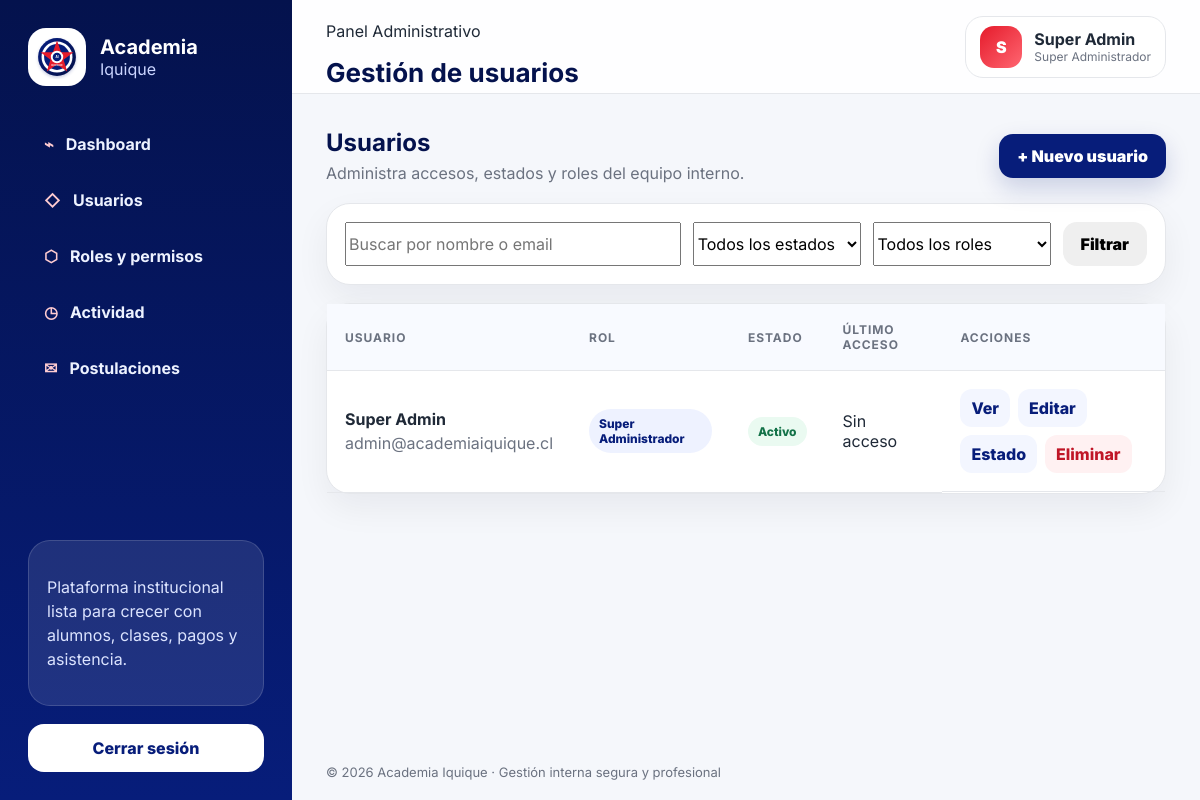
The app's page /users (signed in) with its own data.
### tables this page shows
CREATE TABLE users (
  id BIGINT UNSIGNED AUTO_INCREMENT PRIMARY KEY,
  name VARCHAR(150) NOT NULL,
  email VARCHAR(180) NOT NULL UNIQUE,
  password VARCHAR(255) NOT NULL,
  role_id BIGINT UNSIGNED NOT NULL,
  status ENUM('active','inactive') NOT NULL DEFAULT 'active',
  last_login_at TIMESTAMP NULL,
  created_at TIMESTAMP NULL DEFAULT CURRENT_TIMESTAMP,
  updated_at TIMESTAMP NULL DEFAULT CURRENT_TIMESTAMP ON UPDATE CURRENT_TIMESTAMP,
  CONSTRAINT fk_users_role FOREIGN KEY (role_id) REFERENCES roles(id)
);

CREATE TABLE roles (
  id BIGINT UNSIGNED AUTO_INCREMENT PRIMARY KEY,
  name VARCHAR(100) NOT NULL,
  slug VARCHAR(120) NOT NULL UNIQUE,
  description TEXT NULL,
  created_at TIMESTAMP NULL DEFAULT CURRENT_TIMESTAMP,
  updated_at TIMESTAMP NULL DEFAULT CURRENT_TIMESTAMP ON UPDATE CURRENT_TIMESTAMP
);

### core/Controller.php (called while the page is built, shortened)
<?php
abstract class Controller
{
    protected function view(string $view, array $data = [], ?string $layout = 'layouts/app'): void
    {
        extract($data, EXTR_SKIP);
        $layoutFile = App::root('app/Views/' . $layout . '.php');
        require $layoutFile;
    }
}

### app/Controllers/UserController.php (called while the page is built, shortened)
<?php
final class UserController extends Controller
{
    public function index(): void
    {
        Middleware::permission('gestionar_usuarios');
        $filters = ['q' => $_GET['q'] ?? '', 'status' => $_GET['status'] ?? '', 'role_id' => $_GET['role_id'] ?? ''];
        $this->view('users/index', ['title' => 'Gestión de usuarios', 'users' => (new User())->all($filters), 'roles' => (new Role())->all(), 'filters' => $filters]);
    }
}

### core/App.php (called while the page is built, shortened)
<?php
final class App
{
    private static string $root;
    private static array $config = [];
    private static string $basePath = '';
    public static function boot(string $root): void
    {
        self::$root = rtrim($root, '/');
        self::$config['app'] = require self::$root . '/config/app.php';
        date_default_timezone_set(self::$config['app']['timezone']);
        self::$basePath = self::detectBasePath();
        $router = new Router();
        $router->dispatch($_SERVER['REQUEST_METHOD'], self::requestPath());
    }
    public static function url(string $path = ''): string
    {
        $path = '/' . ltrim($path, '/');
        return (self::$basePath ?: '') . ($path === '/' ? '/' : $path);
    }
    private static function requestPath(): string
    {
        $path = parse_url($_SERVER['REQUEST_URI'] ?? '/', PHP_URL_PATH) ?: '/';
        return '/' . ltrim($path, '/');
    }
    private static function detectBasePath(): string
    {
        $script = str_replace('\\', '/', $_SERVER['SCRIPT_NAME'] ?? '');
        $base = rtrim(str_replace('\\', '/', dirname($script)), '/');
        return $base === '/' || $base === '.' ? '' : $base;
    }
    public static function autoload(string $class): void
    {
        foreach (['/core/', '/app/Controllers/', '/app/Models/'] as $path) {
            $file = self::$root . $path . $class . '.php';
            if (is_file($file)) {
                return;
            }
        }
    }
    public static function root(string $path = ''): string
    {
        return self::$root . ($path ? '/' . ltrim($path, '/') : '');
    }
}

### index.php (called while the page is built, shortened)
<?php
require_once __DIR__ . '/core/App.php';
App::boot(__DIR__);

### core/Session.php (called while the page is built, shortened)
<?php
final class Session
{
    public static function get(string $key, mixed $default = null): mixed { return $_SESSION[$key] ?? $default; }
}

### core/Auth.php (called while the page is built, shortened)
<?php
final class Auth
{
    public static function check(): bool { return (bool) Session::get('user_id'); }
    public static function user(): ?array
    {
        static $user = null;
        if ($user === null || ($user['id'] ?? null) !== Session::get('user_id')) {
            $user = (new User())->findWithRole((int) Session::get('user_id'));
        }
        return $user ?: null;
    }
    public static function can(string $permission): bool
    {
        $user = self::user();
        if (($user['role_slug'] ?? '') === 'super-administrador') { return true; }
        return (new Permission())->roleHasPermission((int) $user['role_id'], $permission);
    }
}

### config/database.php (called while the page is built)
<?php
return [
    'driver' => 'mysql',
    'host' => getenv('DB_HOST') ?: '127.0.0.1',
    'port' => getenv('DB_PORT') ?: '3306',
    'database' => getenv('DB_DATABASE') ?: 'academia_iquique',
    'username' => getenv('DB_USERNAME') ?: 'root',
    'password' => getenv('DB_PASSWORD') ?: '',
    'charset' => 'utf8mb4',
    'collation' => 'utf8mb4_unicode_ci',
];

### core/Database.php (called while the page is built)
<?php
final class Database
{
    private static ?PDO $pdo = null;
    public static function connection(): PDO
    {
        if (self::$pdo === null) {
            $c = require App::root('config/database.php');
            $dsn = "{$c['driver']}:host={$c['host']};port={$c['port']};dbname={$c['database']};charset={$c['charset']}";
            self::$pdo = new PDO($dsn, $c['username'], $c['password'], [
                PDO::ATTR_ERRMODE => PDO::ERRMODE_EXCEPTION,
                PDO::ATTR_DEFAULT_FETCH_MODE => PDO::FETCH_ASSOC,
                PDO::ATTR_EMULATE_PREPARES => false,
            ]);
        }
        return self::$pdo;
    }
}

### core/Model.php (called while the page is built, shortened)
<?php
abstract class Model
{
    public function __construct() { $this->db = Database::connection(); }
}

### app/Models/User.php (called while the page is built, shortened)
<?php
final class User extends Model
{
    public function all(array $filters = []): array
    {
        $sql = 'SELECT u.*, r.name role_name, r.slug role_slug FROM users u JOIN roles r ON r.id = u.role_id WHERE 1=1';
        $params = [];
        $sql .= ' ORDER BY u.created_at DESC';
        $stmt = $this->db->prepare($sql);
        $stmt->execute($params);
        return $stmt->fetchAll();
    }
    public function findWithRole(int $id): ?array
    {
        $stmt = $this->db->prepare('SELECT u.*, r.name role_name, r.slug role_slug FROM users u JOIN roles r ON r.id = u.role_id WHERE u.id = ?');
        $stmt->execute([$id]);
        return $stmt->fetch() ?: null;
    }
}

### core/Middleware.php (called while the page is built, shortened)
<?php
final class Middleware
{
    public static function permission(string $permission): void
    {
        if (!Auth::can($permission)) {
            http_response_code(403);
            exit('<h1>403</h1><p>No tienes permisos para acceder a esta sección.</p>');
        }
    }
}

### app/Views/users/index.php (the view, shortened to what this page needs)
<div class="section-head"><div><h2>Usuarios</h2><p>Administra accesos, estados y roles del equipo interno.</p></div><?php if (Auth::can('crear_usuarios')): ?><a class="btn primary" href="<?= App::url('/users/create') ?>">+ Nuevo usuario</a><?php endif; ?></div>
<form class="filters-card" method="get">
    <input name="q" placeholder="Buscar por nombre o email" value="<?= h($filters['q'] ?? '') ?>">
    <select name="status"><option value="">Todos los estados</option></select>
    <select name="role_id"><option value="">Todos los roles</option></select>
    <button class="btn secondary">Filtrar</button>
</form>
<div class="table-card"><table class="modern-table"><thead><tr><th>Usuario</th><th>Rol</th><th>Estado</th><th>Último acceso</th><th>Acciones</th></tr></thead><tbody>
<?php foreach ($users as $row): ?><tr>
<td><strong><?= h($row['name']) ?></strong><span><?= h($row['email']) ?></span></td>
<td><span class="badge role"><?= h($row['role_name']) ?></span></td>
<td><span class="badge <?= $row['status']==='active'?'ok':'off' ?>"><?= $row['status']==='active'?'Activo':'Inactivo' ?></span></td>
<td><?= h($row['last_login_at'] ?? 'Sin acceso') ?></td>
<td class="actions"><a href="<?= App::url('/users/show/' . h($row['id'])) ?>">Ver</a><?php if (Auth::can('editar_usuarios')): ?><a href="<?= App::url('/users/edit/' . h($row['id'])) ?>">Editar</a><form method="post" action="<?= App::url('/users/status/' . h($row['id'])) ?>"><button>Estado</button></form><?php endif; ?><?php if (Auth::can('eliminar_usuarios')): ?><form method="post" action="<?= App::url('/users/delete/' . h($row['id'])) ?>" data-confirm="¿Eliminar usuario?"><button class="danger">Eliminar</button></form><?php endif; ?></td>
</tr><?php endforeach; ?>
</tbody></table></div>

### core/Router.php (shortened to what this page needs)
<?php
final class Router
{
    private array $routes = [];
    private function add(string $method, string $uri, array|callable $action): void { $this->routes[$method][] = [$uri, $action]; }
    public function dispatch(string $method, string $uri): void
    {
        $uri = '/' . trim($uri, '/');
        foreach ($this->routes[$method] ?? [] as [$route, $action]) {
            $pattern = preg_replace('#\{[a-zA-Z_][a-zA-Z0-9_]*\}#', '([0-9]+)', $route);
            if (preg_match('#^' . $pattern . '$#', $uri, $matches)) {
                array_shift($matches);
                [$controller, $methodName] = $action;
                (new $controller())->{$methodName}(...$matches);
                return;
            }
        }
    }
}

### app/Views/layouts/navbar.php (shortened to what this page needs)
<header class="topbar">
    <div>
        <p class="eyebrow">Panel Administrativo</p>
        <h1><?= h($title ?? 'Dashboard') ?></h1>
    </div>
    <div class="user-chip">
        <div class="avatar"><?= h(strtoupper(substr($user['name'] ?? 'AI', 0, 1))) ?></div>
        <div><strong><?= h($user['name'] ?? '') ?></strong><span><?= h($user['role_name'] ?? '') ?></span></div>
    </div>
</header>

### public/assets/css/app.css (style rules this page uses)
:root { --primary: #071D7A; --primary-dark: #04124D; --accent: #E51B2B; --white: #FFFFFF; --light: #F5F7FB; --text: #1F2937; --muted: #6B7280; --border: #E5E7EB; --shadow: 0 22px 60px rgba(7, 29, 122, .12); --radius: 24px; }
* { box-sizing: border-box; }
body { margin: 0; font-family: Inter, system-ui, -apple-system, BlinkMacSystemFont, "Segoe UI", sans-serif; color: var(--text); background: var(--light); }
a { color: inherit; text-decoration: none; }
button, input, select, textarea { font: inherit; }
.app-shell { display: flex; min-height: 100vh; }
.topbar { height: 94px; background: rgba(255, 255, 255, .84); backdrop-filter: blur(18px); border-bottom: 1px solid var(--border); display: flex; align-items: center; gap: 18px; padding: 0 34px; position: sticky; top: 0; z-index: 10; }
.topbar h1 { font-size: 26px; margin: 0; color: var(--primary-dark); }
.user-chip { margin-left: auto; display: flex; align-items: center; gap: 12px; background: #fff; border: 1px solid var(--border); border-radius: 18px; padding: 9px 14px; }
.user-chip span { display: block; color: var(--muted); font-size: 12px; }
.avatar { width: 42px; height: 42px; border-radius: 14px; background: linear-gradient(135deg, var(--accent), #ff6671); color: #fff; display: grid; place-items: center; font-weight: 900; }
.hero-card, .panel-card, .table-card, .filters-card, .stat-card { background: #fff; border: 1px solid var(--border); border-radius: var(--radius); box-shadow: 0 14px 34px rgba(15, 23, 42, .06); }
.section-head { display: flex; align-items: center; justify-content: space-between; gap: 16px; margin-bottom: 20px; }
.section-head h2, .section-head h3 { margin: 0; color: var(--primary-dark); }
.section-head p { margin: 6px 0 0; color: var(--muted); }
.filters-card { padding: 18px; display: grid; grid-template-columns: 2fr 1fr 1fr auto; gap: 12px; margin-bottom: 18px; }
.modern-table { width: 100%; border-collapse: collapse; }
.modern-table th { text-align: left; color: var(--muted); font-size: 12px; text-transform: uppercase; letter-spacing: .08em; background: #f8faff; }
.modern-table th, .modern-table td { padding: 18px; border-bottom: 1px solid var(--border); vertical-align: middle; }
.modern-table td span:not(.badge) { display: block; color: var(--muted); margin-top: 4px; }
.badge { display: inline-flex; border-radius: 999px; padding: 7px 10px; font-size: 12px; font-weight: 800; }
.badge.ok { background: #eafaf1; color: #137248; }
.badge.role { background: #eef2ff; color: var(--primary); }
.actions { display: flex; gap: 8px; flex-wrap: wrap; }
.actions form { display: inline; }
.actions a, .actions button { border: 0; background: #f3f6ff; color: var(--primary); border-radius: 12px; padding: 9px 11px; font-weight: 800; cursor: pointer; }
.btn { border: 0; border-radius: 14px; padding: 12px 18px; font-weight: 900; cursor: pointer; }
.btn.primary { background: var(--primary); color: #fff; box-shadow: 0 10px 24px rgba(7, 29, 122, .18); }
.actions .danger, .danger { background: #fff1f2 !important; color: #c01627 !important; }

### records on screen
users: name "S", name "Super Admin", role.name "Super Administrador", email "admin@academiaiquique.cl", status "Activo", last_login_at "Sin acceso"
